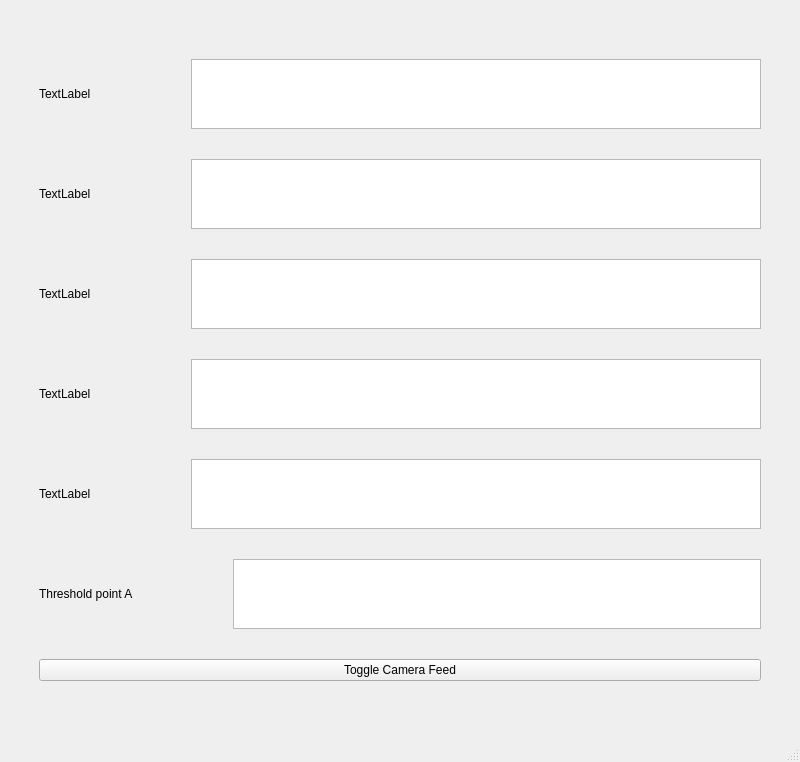
<?xml version="1.0" encoding="UTF-8"?>
<ui version="4.0">
 <class>MainWindow</class>
 <widget class="QMainWindow" name="MainWindow">
  <property name="geometry">
   <rect>
    <x>0</x>
    <y>0</y>
    <width>800</width>
    <height>600</height>
   </rect>
  </property>
  <property name="windowTitle">
   <string>MainWindow</string>
  </property>
  <widget class="QWidget" name="centralwidget">
   <layout class="QVBoxLayout" name="verticalLayout">
    <item>
     <layout class="QVBoxLayout" name="MainContainer">
      <property name="spacing">
       <number>30</number>
      </property>
      <property name="leftMargin">
       <number>30</number>
      </property>
      <property name="topMargin">
       <number>50</number>
      </property>
      <property name="rightMargin">
       <number>30</number>
      </property>
      <property name="bottomMargin">
       <number>50</number>
      </property>
      <item>
       <layout class="QHBoxLayout" name="horizontalLayout_5">
        <property name="spacing">
         <number>100</number>
        </property>
        <item>
         <widget class="QLabel" name="label_5">
          <property name="baseSize">
           <size>
            <width>10000</width>
            <height>0</height>
           </size>
          </property>
          <property name="text">
           <string>TextLabel</string>
          </property>
         </widget>
        </item>
        <item>
         <widget class="QTextEdit" name="textEdit_5">
          <property name="maximumSize">
           <size>
            <width>8776767</width>
            <height>16777215</height>
           </size>
          </property>
          <property name="baseSize">
           <size>
            <width>1000</width>
            <height>0</height>
           </size>
          </property>
         </widget>
        </item>
       </layout>
      </item>
      <item>
       <layout class="QHBoxLayout" name="horizontalLayout_4">
        <property name="spacing">
         <number>100</number>
        </property>
        <item>
         <widget class="QLabel" name="label_4">
          <property name="text">
           <string>TextLabel</string>
          </property>
         </widget>
        </item>
        <item>
         <widget class="QTextEdit" name="textEdit_4">
          <property name="maximumSize">
           <size>
            <width>8776767</width>
            <height>16777215</height>
           </size>
          </property>
         </widget>
        </item>
       </layout>
      </item>
      <item>
       <layout class="QHBoxLayout" name="horizontalLayout_3">
        <property name="spacing">
         <number>100</number>
        </property>
        <item>
         <widget class="QLabel" name="label_3">
          <property name="text">
           <string>TextLabel</string>
          </property>
         </widget>
        </item>
        <item>
         <widget class="QTextEdit" name="textEdit_3">
          <property name="maximumSize">
           <size>
            <width>8776767</width>
            <height>16777215</height>
           </size>
          </property>
         </widget>
        </item>
       </layout>
      </item>
      <item>
       <layout class="QHBoxLayout" name="horizontalLayout_2">
        <property name="spacing">
         <number>100</number>
        </property>
        <item>
         <widget class="QLabel" name="label_2">
          <property name="text">
           <string>TextLabel</string>
          </property>
         </widget>
        </item>
        <item>
         <widget class="QTextEdit" name="textEdit_2">
          <property name="maximumSize">
           <size>
            <width>8776767</width>
            <height>16777215</height>
           </size>
          </property>
         </widget>
        </item>
       </layout>
      </item>
      <item>
       <layout class="QHBoxLayout" name="horizontalLayout">
        <property name="spacing">
         <number>100</number>
        </property>
        <item>
         <widget class="QLabel" name="label">
          <property name="text">
           <string>TextLabel</string>
          </property>
         </widget>
        </item>
        <item>
         <widget class="QTextEdit" name="textEdit">
          <property name="maximumSize">
           <size>
            <width>8776767</width>
            <height>16777215</height>
           </size>
          </property>
         </widget>
        </item>
       </layout>
      </item>
      <item>
       <layout class="QHBoxLayout" name="ThresholdAContainer">
        <property name="spacing">
         <number>100</number>
        </property>
        <item>
         <widget class="QLabel" name="ThresholdALabel">
          <property name="text">
           <string>Threshold point A</string>
          </property>
         </widget>
        </item>
        <item>
         <widget class="QTextEdit" name="ThresholdAInput">
          <property name="maximumSize">
           <size>
            <width>8776767</width>
            <height>16777215</height>
           </size>
          </property>
         </widget>
        </item>
       </layout>
      </item>
      <item>
       <widget class="QPushButton" name="toggle_camera_feed">
        <property name="text">
         <string>Toggle Camera Feed</string>
        </property>
       </widget>
      </item>
     </layout>
    </item>
   </layout>
  </widget>
  <widget class="QStatusBar" name="statusBar"/>
 </widget>
 <resources/>
 <connections/>
</ui>
